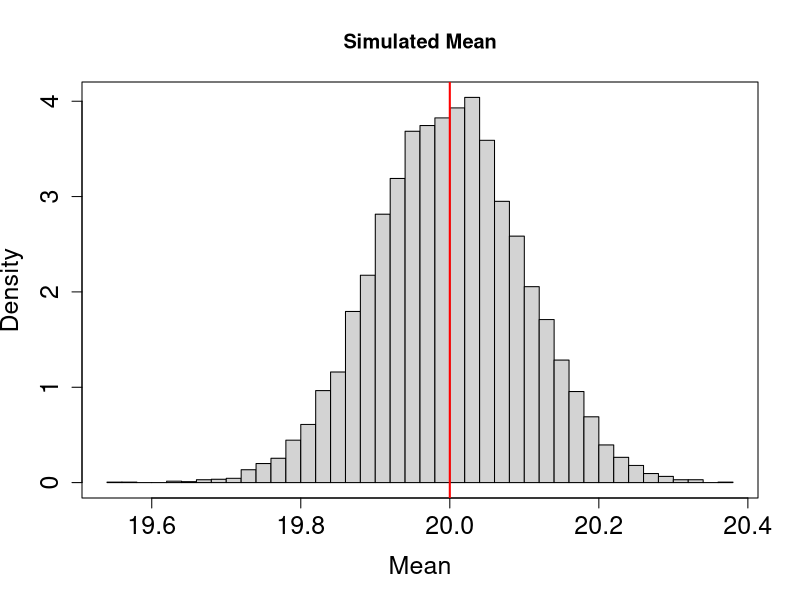
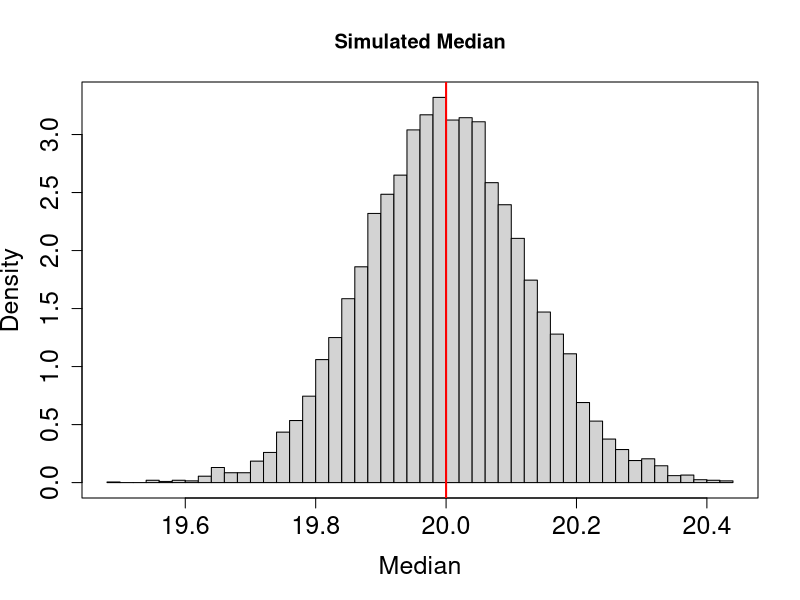
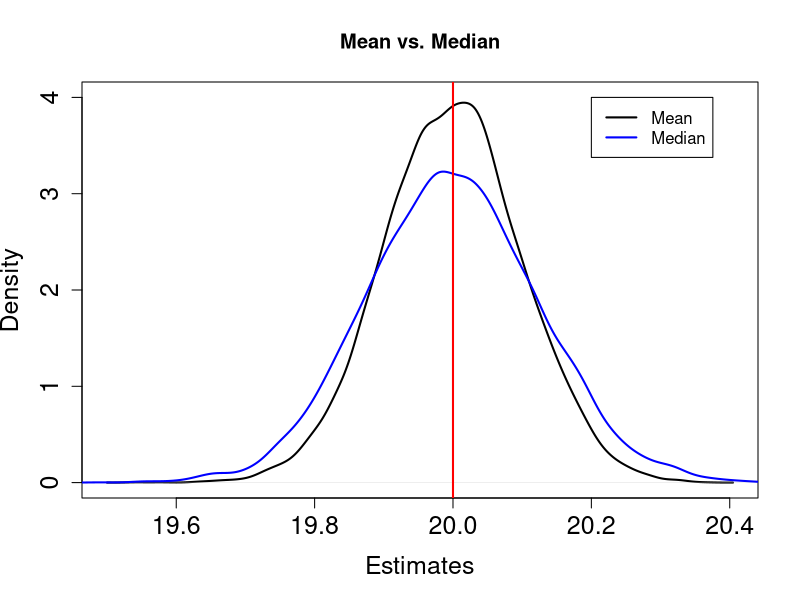
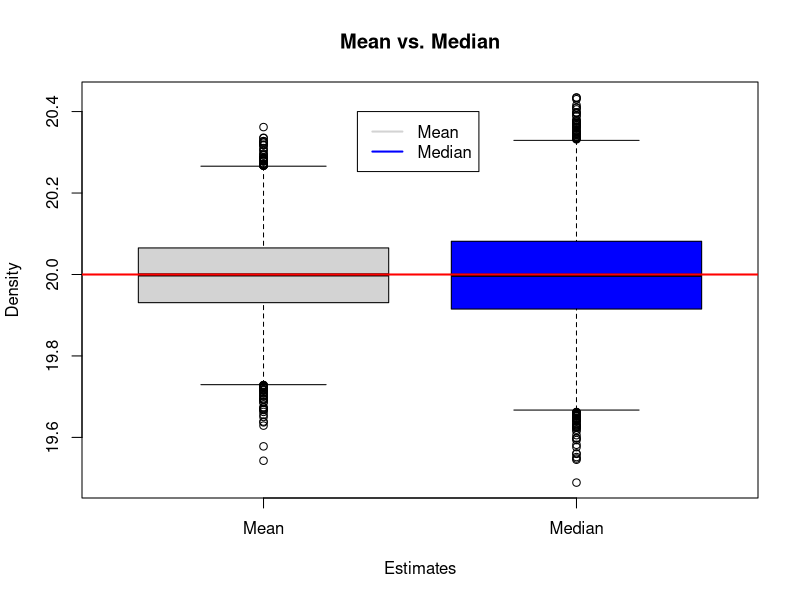
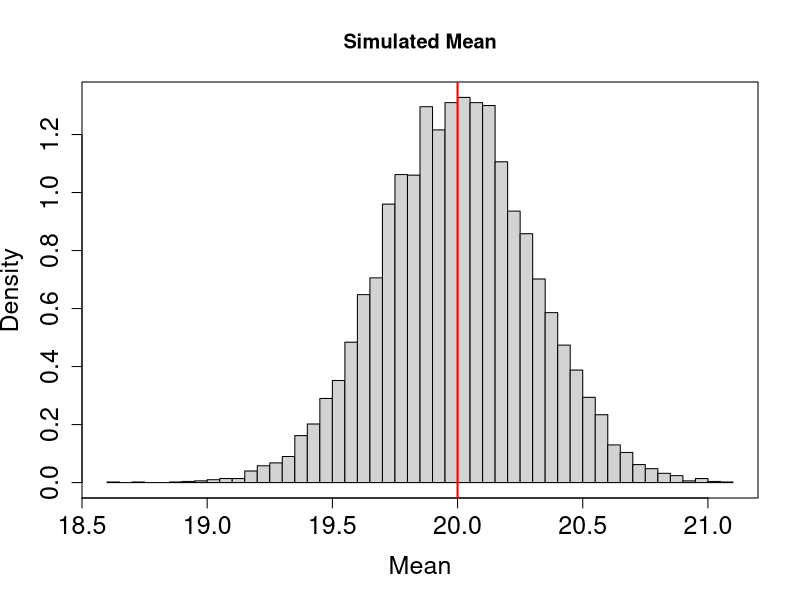
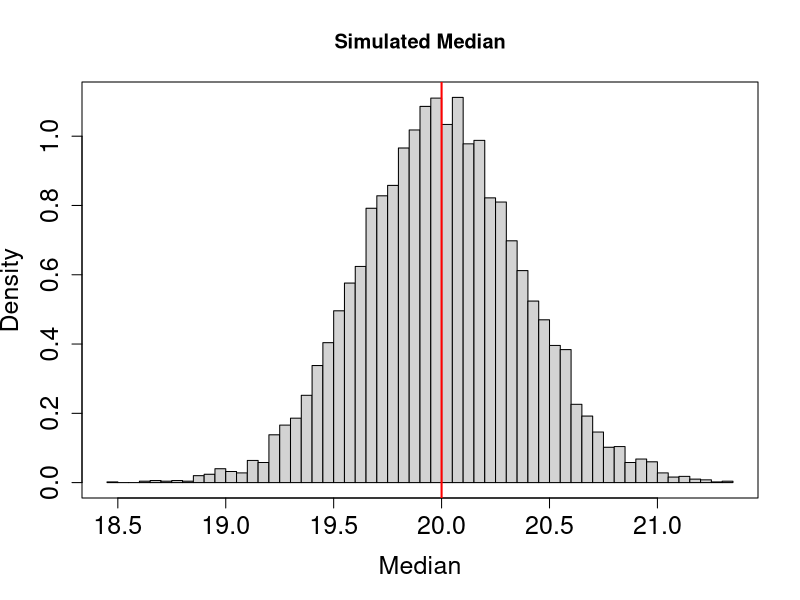
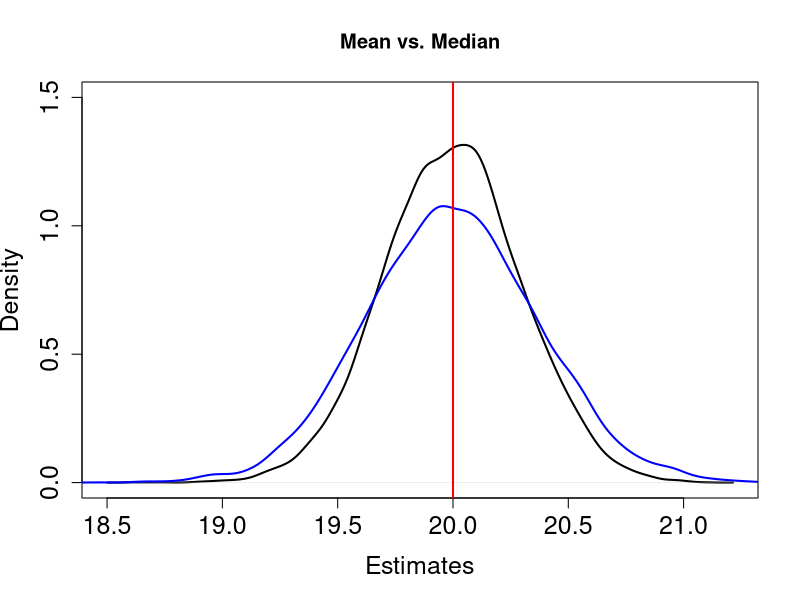
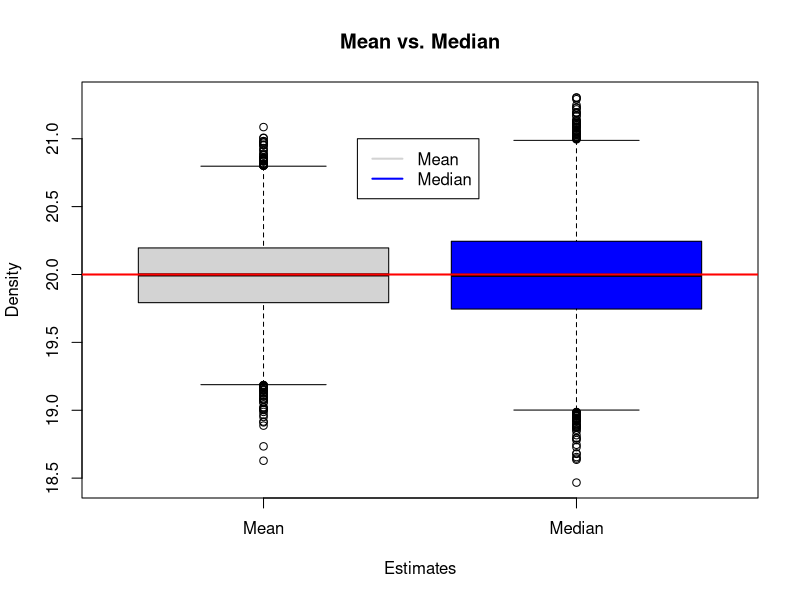

Write R code to recreate these figures, in order.
## ---- chunk 1
knitr::opts_chunk$set(echo = TRUE)
## ---- chunk 2
rm(list=ls())

# Number of samples
M <- 10000
# Sample size
ns <- 100

##############################################################################
# Data generated from a N(20,1)
##############################################################################
sim.mean <- sim.median <- vector()

for(i in 1:M){
  set.seed(i)
  data0 <- rnorm(ns, 20, 1)
  sim.mean[i] <- mean(data0)
  sim.median[i] <- median(data0)
}

# Histogram of the Means
hist(sim.mean, probability = T, xlab = "Mean", ylab = "Density", main = "Simulated Mean", breaks = 50, 
     cex.axis = 1.5, cex.lab = 1.5)
box()
abline(v = 20, lwd = 2, col = "red")

# Histogram of the Medians
hist(sim.median, probability = T, xlab = "Median", ylab = "Density", main = "Simulated Median", breaks = 50, 
     cex.axis = 1.5, cex.lab = 1.5)
box()
abline(v = 20, lwd = 2, col = "red")


# Smooth density comparison
plot(density(sim.mean), col="black", ylim = c(0,4), lwd = 2, 
     xlab = "Estimates", ylab = "Density", main = "Mean vs. Median",
     cex.axis = 1.5, cex.lab = 1.5)
points(density(sim.median), col="blue", type = "l", lwd = 2)
abline(v = 20, lwd = 2, col = "red")
legend(20.2, 4, legend=c("Mean", "Median"),
       col=c("black", "blue"), lty=1, cex=1, lwd = 2)

# Boxplot comparison
boxplot(sim.mean, sim.median, names = c("Mean","Median"), col=c('lightgray','blue'),
        xlab = "Estimates", ylab = "Density", main = "Mean vs. Median")
abline(h = 20, lwd = 2, col = "red")
legend(1.3, 20.4, legend=c("Mean", "Median"),
       col=c('lightgray','blue'), lty=1, cex=1, lwd = 2)        


##############################################################################
# Data generated from a normal distribution N(20,9)
##############################################################################
sim.mean<- sim.median <- vector()

for(i in 1:M){
  set.seed(i)
  data0 <- rnorm(ns, 20, 3)
  sim.mean[i] <- mean(data0)
  sim.median[i] <- median(data0)
}

# Histogram of the Means
hist(sim.mean, probability = T, xlab = "Mean", ylab = "Density", main = "Simulated Mean", breaks = 50, 
     cex.axis = 1.5, cex.lab = 1.5)
box()
abline(v = 20, lwd = 2, col = "red")

# Histogram of the Medians
hist(sim.median, probability = T, xlab = "Median", ylab = "Density", main = "Simulated Median", breaks = 50, 
     cex.axis = 1.5, cex.lab = 1.5)
box()
abline(v = 20, lwd = 2, col = "red")


# Smooth density comparison
plot(density(sim.mean), col="black", ylim = c(0,1.5), lwd = 2, 
     xlab = "Estimates", ylab = "Density", main = "Mean vs. Median",
     cex.axis = 1.5, cex.lab = 1.5)
points(density(sim.median), col="blue", type = "l", lwd = 2)
abline(v = 20, lwd = 2, col = "red")
legend(20.2, 4, legend=c("Mean", "Median"),
       col=c("black", "blue"), lty=1, cex=1, lwd = 2)

# Boxplot comparison
boxplot(sim.mean, sim.median, names = c("Mean","Median"), col=c('lightgray','blue'),
        xlab = "Estimates", ylab = "Density", main = "Mean vs. Median")
abline(h = 20, lwd = 2, col = "red")
legend(1.3, 21, legend=c("Mean", "Median"),
       col=c('lightgray','blue'), lty=1, cex=1, lwd = 2)    


#####################################################################################################
# Data simulated from a contaminated normal data
# 95% simulated from a N(20,1) and 5% simulated from a t distribution with 2 df and location 20
#####################################################################################################

sim.mean <- sim.median <- vector()

for(i in 1:M){
  set.seed(i)
  data0 <- c(rnorm(ns*0.95, 20, 1), 20+rt(ns*0.05, df = 2) )
  sim.mean[i] <- mean(data0)
  sim.median[i] <- median(data0)
}

# Histogram of the Means
hist(sim.mean, probability = T, xlab = "Mean", ylab = "Density", main = "Simulated Mean", breaks = 50, 
     cex.axis = 1.5, cex.lab = 1.5)
box()
abline(v = 20, lwd = 2, col = "red")

# Proportion of estimates smaller than 19.75 and greater than 20.25
mean(sim.mean > 20.25) + mean(sim.mean < 19.75)


# Histogram of the Medians
hist(sim.median, probability = T, xlab = "Median", ylab = "Density", main = "Simulated Median", breaks = 50, 
     cex.axis = 1.5, cex.lab = 1.5)
box()
abline(v = 20, lwd = 2, col = "red")


# Smooth density comparison
plot(density(sim.mean), col="black", ylim = c(0,4), lwd = 2, 
     xlab = "Estimates", ylab = "Density", main = "Mean vs. Median",
     cex.axis = 1.5, cex.lab = 1.5)
points(density(sim.median), col="blue", type = "l", lwd = 2)
abline(v = 20, lwd = 2, col = "red")
legend(20.2, 4, legend=c("Mean", "Median"),
       col=c("black", "blue"), lty=1, cex=1, lwd = 2)

# Boxplot comparison
boxplot(sim.mean, sim.median, names = c("Mean","Median"), col=c('lightgray','blue'),
        xlab = "Estimates", ylab = "Density", main = "Mean vs. Median")
abline(h = 20, lwd = 2, col = "red")
legend(1.3, 24, legend=c("Mean", "Median"),
       col=c('lightgray','blue'), lty=1, cex=1, lwd = 2) 

###################################################################################################
# Data simulated from a contaminated normal data
# 90% simulated from a N(20,1) and 10% simulated from a t distribution with 2 df
###################################################################################################


sim.mean <- sim.median <- vector()

for(i in 1:M){
  set.seed(i)
  data0 <- c(rnorm(ns*0.90, 20, 1), 20+rt(ns*0.10, df = 2) )
  sim.mean[i] <- mean(data0)
  sim.median[i] <- median(data0)
}

# Histogram of the Means
hist(sim.mean, probability = T, xlab = "Mean", ylab = "Density", main = "Simulated Mean", breaks = 50, 
     cex.axis = 1.5, cex.lab = 1.5)
box()
abline(v = 20, lwd = 2, col = "red")


# Histogram of the Medians
hist(sim.median, probability = T, xlab = "Median", ylab = "Density", main = "Simulated Median", breaks = 50, 
     cex.axis = 1.5, cex.lab = 1.5)
box()
abline(v = 20, lwd = 2, col = "red")


# Smooth density comparison
plot(density(sim.mean), col="black", ylim = c(0,4), lwd = 2, 
     xlab = "Estimates", ylab = "Density", main = "Mean vs. Median",
     cex.axis = 1.5, cex.lab = 1.5)
points(density(sim.median), col="blue", type = "l", lwd = 2)
abline(v = 20, lwd = 2, col = "red")
legend(20.2, 4, legend=c("Mean", "Median"),
       col=c("black", "blue"), lty=1, cex=1, lwd = 2)

# Boxplot comparison
boxplot(sim.mean, sim.median, names = c("Mean","Median"), col=c('lightgray','blue'),
        xlab = "Estimates", ylab = "Density", main = "Mean vs. Median")
abline(h = 20, lwd = 2, col = "red")
legend(1.3, 25, legend=c("Mean", "Median"),
       col=c('lightgray','blue'), lty=1, cex=1, lwd = 2)
